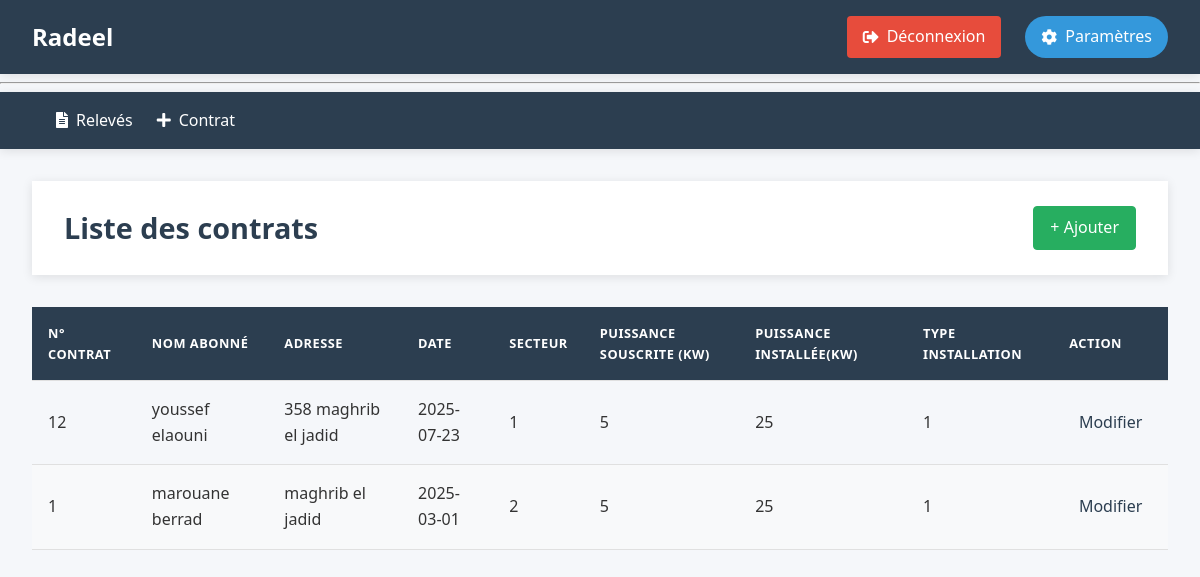
The app's page /contrat/ (signed in) with its own data.
### tables this page shows
CREATE TABLE contrats (
    Nr_contrat INTEGER PRIMARY KEY ,
    nom_abonne TEXT NOT NULL,
    Adresse TEXT NOT NULL,
    date_contrat DATE NOT NULL DEFAULT CURRENT_DATE,
    Secteur INTEGER NOT NULL,
    Puissance_souscrite INTEGER NOT NULL CHECK(Puissance_souscrite > 0),
    Puissance_installee INTEGER NOT NULL CHECK(Puissance_installee > 0),
    type_installation INTEGER NOT NULL CHECK(type_installation IN (1, 2, 12)),
    statut TEXT NOT NULL DEFAULT 'actif' CHECK(statut IN ('actif', 'resile', 'suspendu'))
);

### radeel/contrats.py (the view)
@bc.route('/')
def contrat_index():
    db = get_db()
    contrats = db.execute(
        'SELECT * FROM contrats ORDER BY date_contrat DESC'
    ).fetchall()
    return render_template('contrats/index.html', contrats= contrats )

### radeel/auth.py (called while the page is built)
@bp.before_app_request
def load_logged_in_user():
    user_id = session.get('user_id')
    if user_id is None:
        g.user = None
    else:
        g.user = get_db().execute(
            'SELECT * FROM user WHERE id = ?', (user_id,)
        ).fetchone()

def login_required(view):
    @functools.wraps(view)
    def wrapped_view(**kwargs):
        if not session.get('authenticated'):
            return redirect(url_for('auth.login'))
        return view(**kwargs)
    return wrapped_view

### radeel/contrats.py (called while the page is built)
@bc.before_request
@login_required
def before_request():
    pass

### radeel/db.py (called while the page is built)
def get_db():
    if 'db' not in g:
        g.db = sqlite3.connect(
            current_app.config['DATABASE'],
            detect_types=sqlite3.PARSE_DECLTYPES
        )
        g.db.execute("PRAGMA foreign_keys = ON;")
        g.db.row_factory = sqlite3.Row
    return g.db

### radeel/templates/contrats/index.html (shortened to what this page needs)
{% extends "base.html" %}
{% block header %}
  <h1>Liste des contrats</h1>
  <a href="{{ url_for('contrat.contrat_ajouter') }}" class="btn btn-success">+ Ajouter</a>
{% endblock %}
{% block content %}
  <table class="table">
    <thead>
      <tr>
        <th>N° Contrat</th>
        <th>Nom Abonné</th>
        <th>Adresse</th>
        <th>Date</th>
        <th>Secteur</th>
        <th>Puissance Souscrite (kW)</th>
        <th>Puissance Installée(kW)</th>
        <th>Type Installation</th>
        <th>Action</th>
      </tr>
    </thead>
    <tbody>
      {% for contrat in contrats %}
        <tr>
          <td>{{ contrat.Nr_contrat }}</td>
          <td>{{ contrat.nom_abonne }}</td>
          <td>{{ contrat.Adresse }}</td>
          <td>{{ contrat.date_contrat }}</td>
          <td>{{ contrat.Secteur }}</td>
          <td>{{ contrat.Puissance_souscrite }}</td>
          <td>{{contrat.Puissance_installee}}</td>
          <td>{{ contrat.type_installation }}</td>
          <td><a class="action" href="{{ url_for('contrat.contrat_modifier', Nr_contrat=contrat['Nr_contrat']) }}">Modifier</a></td>
        </tr>
      {% endfor %}
    </tbody>
  </table>
{% endblock %}

### radeel/templates/base.html (shortened to what this page needs)
<!doctype html>
<html lang="fr">
<head>
    <link rel="stylesheet" href="{{ url_for('static', filename='style.css') }}">
    <link rel="stylesheet" href="https://cdnjs.cloudflare.com/ajax/libs/font-awesome/5.15.4/css/all.min.css">
</head>
<body>
    <nav class="navbar">
        <div class="navbar-container">
            <h1 class="logo">Radeel</h1>
            <ul class="nav-links">
                {% if session.get('authenticated') %}
                    <li class="user-info">
                        <a href="{{ url_for('auth.logout') }}" class="logout-btn">
                            <i class="fas fa-sign-out-alt"></i> Déconnexion
                        </a>
                    </li>
                {% else %}
                    <li><a href="{{ url_for('auth.login') }}" class="nav-link"><i class="fas fa-sign-in-alt"></i> Connexion</a></li>
                {% endif %}
                <li><a href="{{ url_for('parametres.admin') }}" class="nav-link params-btn"><i class="fas fa-cog"></i> Paramètres</a></li>
            </ul>
        </div>
    </nav>
    <hr>
    <nav class="navbar">
        <div class="navbar-container">
            <ul class="nav-links">
                <li><a href="{{ url_for('releve.index') }}" class="nav-link"><i class="fas fa-file-alt"></i> Relevés</a></li>
                <li><a href="{{ url_for('contrat.contrat_index') }}" class="nav-link"><i class="fas fa-plus"></i> Contrat</a></li>
            </ul>
        </div>
    </nav>
    <main class="main-content">
        <div class="container">
            <header class="page-header">
                {% block header %}{% endblock %}
            </header>
            {% block content %}{% endblock %}
        </div>
    </main>
</html>

### radeel/static/style.css (style rules this page uses)
:root { --primary-color: #2c3e50; --secondary-color: #3498db; --accent-color: #e74c3c; --light-color: #ecf0f1; --dark-color: #2c3e50; --success-color: #27ae60; --warning-color: #f39c12; --text-color: #333; --text-light: #95a5a6; --border-radius: 4px; --box-shadow: 0 2px 10px rgba(0, 0, 0, 0.1); --transition: all 0.3s ease; }
body { font-family: 'Segoe UI', Tahoma, Geneva, Verdana, sans-serif; line-height: 1.6; color: var(--text-color); background-color: #f5f7fa; padding: 0; margin: 0; }
header { background-color: white; padding: 1.5rem 2rem; margin-bottom: 2rem; box-shadow: var(--box-shadow); display: flex; justify-content: space-between; align-items: center; }
header h1 { margin: 0; color: var(--dark-color); font-size: 1.8rem; }
.btn { display: inline-block; padding: 0.5rem 1rem; border-radius: var(--border-radius); text-decoration: none; font-weight: 500; transition: all 0.3s ease; }
.btn-success { background-color: var(--success-color); color: white; border: 1px solid var(--success-color); }
table { width: 100%; border-collapse: collapse; margin-top: 1rem; }
th, td { padding: 1rem; text-align: left; border-bottom: 1px solid #e0e0e0; }
th { background-color: var(--primary-color); color: white; font-weight: 600; text-transform: uppercase; font-size: 0.8rem; letter-spacing: 0.5px; }
tr:nth-child(even) { background-color: #f8f9fa; }
.action { color: var(--primary-color); text-decoration: none; font-weight: 500; padding: 0.3rem 0.6rem; border-radius: var(--border-radius); transition: all 0.2s ease; }
body { font-family: 'Segoe UI', Tahoma, Geneva, Verdana, sans-serif; line-height: 1.6; color: var(--text-color); background-color: #f5f7fa; margin: 0; padding: 0; min-height: 100vh; }
.navbar { background-color: var(--primary-color); color: white; padding: 1rem 0; box-shadow: var(--box-shadow); }
.navbar-container { display: flex; justify-content: space-between; align-items: center; max-width: 1200px; margin: 0 auto; padding: 0 2rem; }
.logo { margin: 0; font-size: 1.5rem; font-weight: 700; color: white; }
.nav-links { display: flex; list-style: none; margin: 0; padding: 0; align-items: center; }
.nav-links li { margin-left: 1.5rem; }
.nav-link { color: white; text-decoration: none; font-weight: 500; transition: var(--transition); display: flex; align-items: center; gap: 0.5rem; }
.user-info { display: flex; align-items: center; gap: 1rem; }
.logout-btn { background-color: var(--accent-color); color: white; padding: 0.5rem 1rem; border-radius: var(--border-radius); text-decoration: none; transition: var(--transition); display: flex; align-items: center; gap: 0.5rem; }
.main-content { padding: 2rem 0; }
.container { max-width: 1200px; margin: 0 auto; padding: 0 2rem; }
.page-header { margin-bottom: 2rem; display: flex; justify-content: space-between; align-items: center; }
.params-btn { background-color: var(--secondary-color); padding: 0.5rem 1rem; border-radius: 50px; transition: var(--transition); display: flex; align-items: center; gap: 0.5rem; }

### records on screen
contrats: Nr_contrat "12", nom_abonne "youssef elaouni", Adresse "358 maghrib el jadid", date_contrat "2025-07-23", Secteur "1", Puissance_souscrite "5", Puissance_installee "25", type_installation "1"
contrats: Nr_contrat "1", nom_abonne "marouane berrad", Adresse "maghrib el jadid", date_contrat "2025-03-01", Secteur "2", Puissance_souscrite "5", Puissance_installee "25", type_installation "1"
